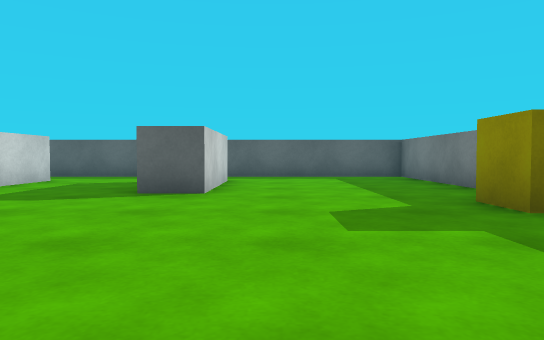
View 1 (above)

17 first-person views from a walk through a scene from a Unity 3-D project. The camera is 0.55 m above the floor, tilts 2° down and sees 70° across. The floor is counted in squares, 1 m on a side. Each view is taken from the middle of a square. On the plan, view 1 faces up. The plan holds only what a view shows up to about 10 squares ahead; the rest is blank. The player character is not drawn. Surface patterns are stand-ins for the level's own textures.

View 2
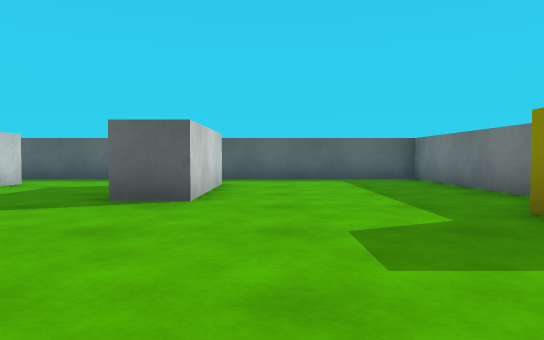

View 3
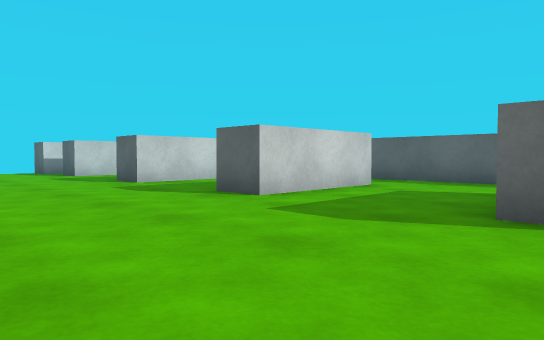

View 4
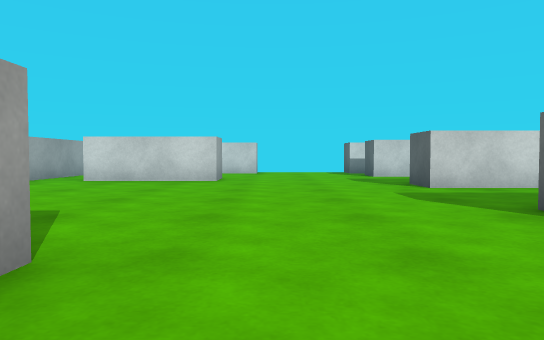

View 5
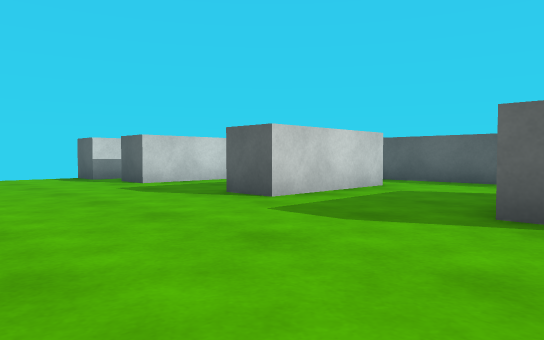

View 6
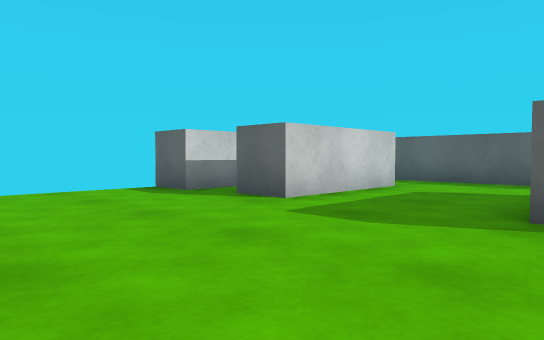

View 7
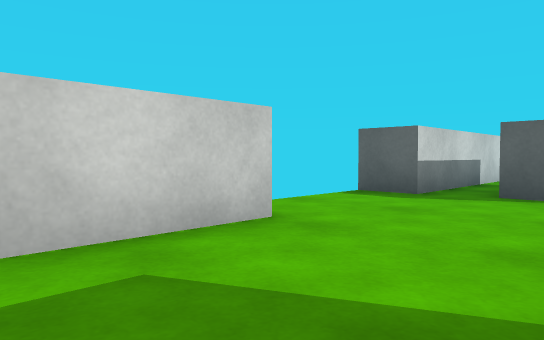

View 8
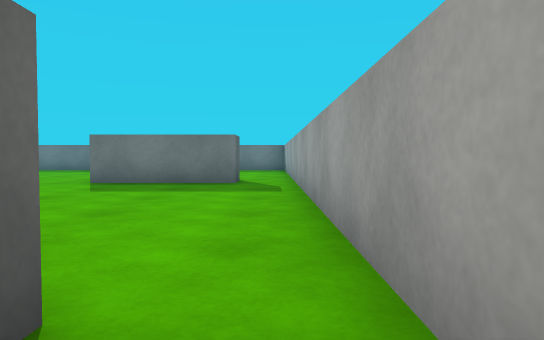

View 9
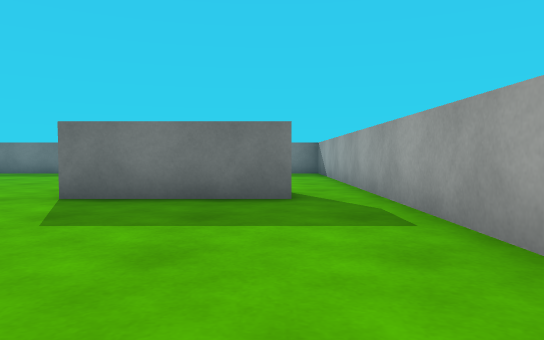

View 10
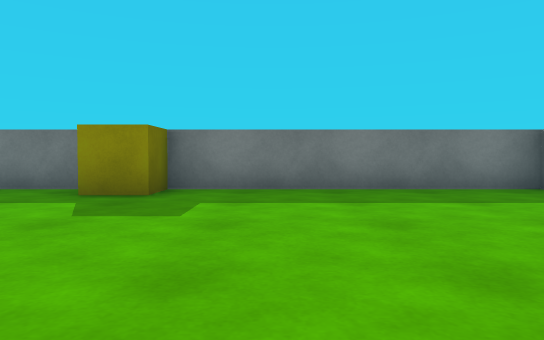

View 11
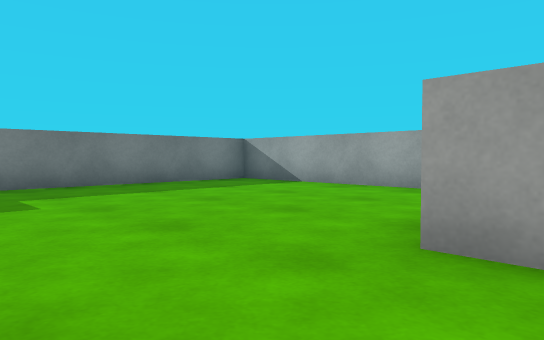

View 12
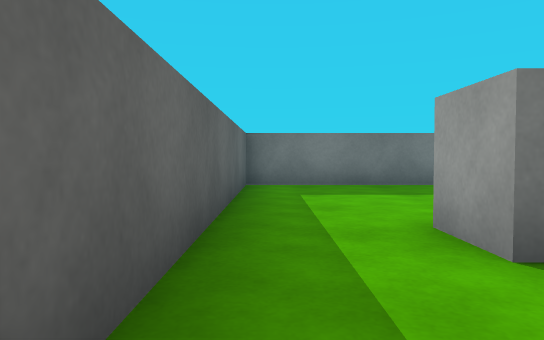

View 13
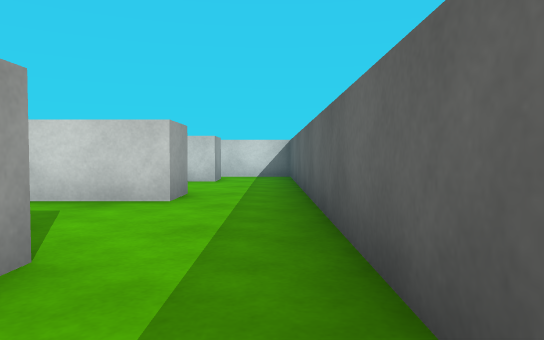

View 14
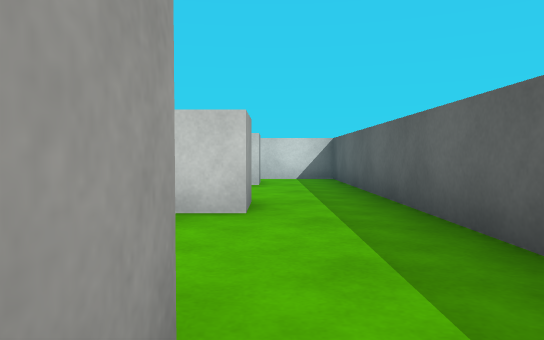

View 15
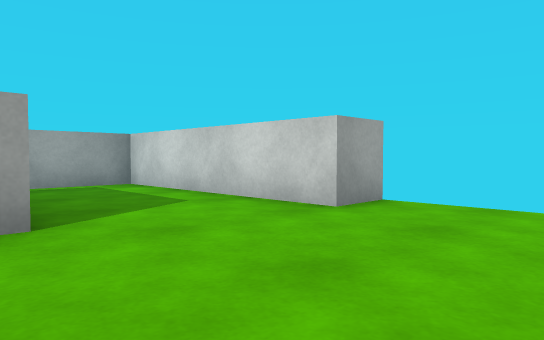

View 16
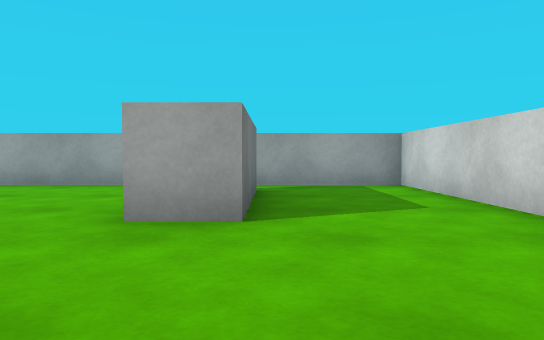

View 17
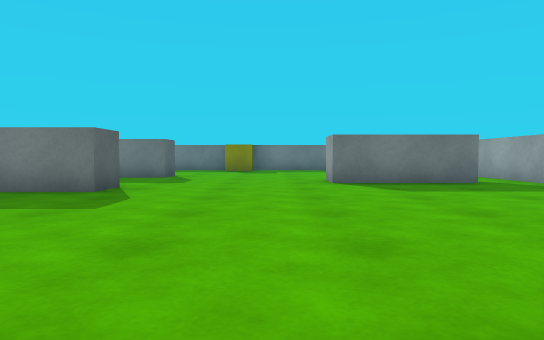

### Floor plan
Points are (right, up) in squares from view 1. A wall is a line through its corners. A room is listed if a view was taken in it or the views show most of it. See-through windows are left out.
Room 1 (views 1, 2, 3, 4, 5, 6, 7, 8, 9, 10, 11, 12, 13, 14, 15, 16, 17)
walls: (-6, 8.8) (-5.2, 8.8); (-5, 8.9) (-5, 5.8) (-6, 5.8) (-6, 7.2); (-3, -1.3) (-4, -1.3) (-4, 1.7) (-3, 1.7); (-9.8, 8.8) (-8.7, 8.8) (-8.7, 5.8) (-9.8, 5.8); (-2, 8.8) (-1, 8.8) (-1, 5.8) (-2, 5.8) (-2, 7); (-11.8, -1.2) (-11.8, 1.7) (-10.7, 1.7) (-10.7, -1.2); (-13.5, 8.8) (-12.5, 8.8) (-12.5, 5.8) (-13.5, 5.8); (-15.6, 2.5) (-14.5, 2.5) (-14.5, -2.5) (3.5, -2.5) (3.5, 10.5) (-14.5, 10.5) (-14.5, 5.5) (-15.5, 5.5)
objects: yellow cube (3, 4)

Where each view was taken, in squares from view 1:
view 1: 0 up, 0 right, facing up
view 2: 1 up, 0 right, facing up
view 3: 2 up, 1 left, facing up-left
view 4: 3 up, 2 left, facing left
view 5: 2 up, 5 left, facing up-left
view 6: 2 up, 9 left, facing up-left
view 7: 0 up, 12 left, facing up-left
view 8: 2 down, 12 left, facing right
view 9: 1 down, 9 left, facing right
view 10: 2 up, 3 left, facing right
view 11: 4 up, 4 left, facing down-right
view 12: 10 up, 4 left, facing right
view 13: 10 up, 4 left, facing left
view 14: 9 up, 5 left, facing left
view 15: 5 up, 11 left, facing down-left
view 16: 5 up, 12 left, facing down
view 17: 3 up, 12 left, facing right
